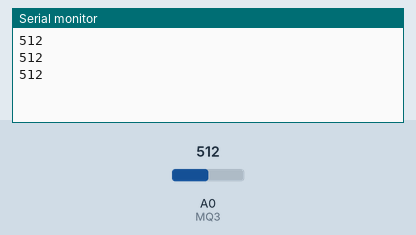
The sketch below on a simulated Arduino Uno, built with avr-gcc and run on an emulated ATmega328P. Shown: the last lines printed to the serial monitor. The inputs (shaded band) are chosen by the test bench; at power-on: A0 (MQ3) = 512.

Above: at 1.3 s.
1.4 s: A0 (MQ3) set to 716
At 1.9 s:
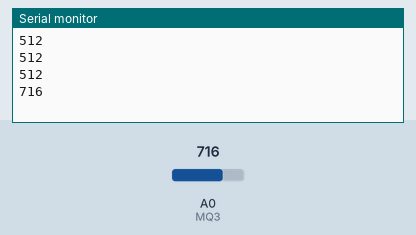
2.9 s: A0 (MQ3) set to 900
At 3.4 s:
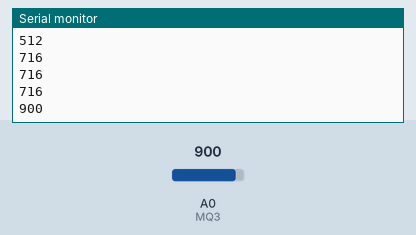
Timing chart, 0 to 5.9 s (numbered marks = the images above; inputs shaded):
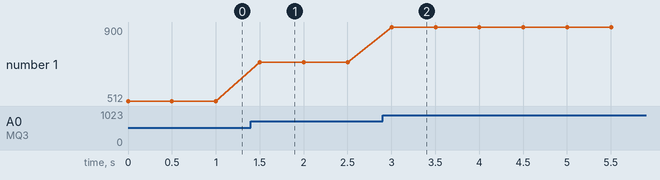

Measured:
- after the input at 1.4 s, the serial monitor: prints a new line after 0.10 s (image 1)
- after the input at 2.9 s, the serial monitor: prints a new line after 0.10 s (image 2)
- plotted number 1: 512 → 716 after the input at 1.4 s, 716 → 900 after the input at 2.9 s

The sketch:

alcohol_sensor.ino
```cpp
//Alcohol Detector
const int MQ3=A0;
int value;

void setup() {
  Serial.begin(9600);
  pinMode(MQ3, INPUT);
}

void loop()
{
  value= analogRead(MQ3);
  Serial.println(value);
  delay (500);
}
```
